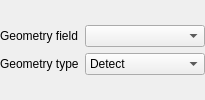
              <widget class="QWidget" name="swpGeomWKT">
               <property name="sizePolicy">
                <sizepolicy hsizetype="Preferred" vsizetype="Preferred">
                 <horstretch>0</horstretch>
                 <verstretch>0</verstretch>
                </sizepolicy>
               </property>
               <layout class="QVBoxLayout" name="verticalLayout_6">
                <property name="leftMargin">
                 <number>0</number>
                </property>
                <property name="topMargin">
                 <number>0</number>
                </property>
                <property name="rightMargin">
                 <number>0</number>
                </property>
                <property name="bottomMargin">
                 <number>0</number>
                </property>
                <item>
                 <layout class="QGridLayout" name="gridLayout_2">
                  <item row="1" column="0">
                   <widget class="QLabel" name="label">
                    <property name="enabled">
                     <bool>true</bool>
                    </property>
                    <property name="sizePolicy">
                     <sizepolicy hsizetype="Preferred" vsizetype="Fixed">
                      <horstretch>0</horstretch>
                      <verstretch>0</verstretch>
                     </sizepolicy>
                    </property>
                    <property name="text">
                     <string>Geometry type</string>
                    </property>
                   </widget>
                  </item>
                  <item row="1" column="1">
                   <widget class="QComboBox" name="cmbGeometryType">
                    <property name="enabled">
                     <bool>true</bool>
                    </property>
                    <property name="currentIndex">
                     <number>0</number>
                    </property>
                    <item>
                     <property name="text">
                      <string>Detect</string>
                     </property>
                    </item>
                    <item>
                     <property name="text">
                      <string>Point</string>
                     </property>
                    </item>
                    <item>
                     <property name="text">
                      <string>Line</string>
                     </property>
                    </item>
                    <item>
                     <property name="text">
                      <string>Polygon</string>
                     </property>
                    </item>
                   </widget>
                  </item>
                  <item row="0" column="0">
                   <widget class="QLabel" name="label_5">
                    <property name="sizePolicy">
                     <sizepolicy hsizetype="Preferred" vsizetype="Fixed">
                      <horstretch>0</horstretch>
                      <verstretch>0</verstretch>
                     </sizepolicy>
                    </property>
                    <property name="text">
                     <string>Geometry field</string>
                    </property>
                   </widget>
                  </item>
                  <item row="0" column="1">
                   <widget class="QComboBox" name="cmbWktField">
                    <property name="enabled">
                     <bool>true</bool>
                    </property>
                    <property name="sizePolicy">
                     <sizepolicy hsizetype="Expanding" vsizetype="Fixed">
                      <horstretch>0</horstretch>
                      <verstretch>0</verstretch>
                     </sizepolicy>
                    </property>
                    <property name="minimumSize">
                     <size>
                      <width>120</width>
                      <height>0</height>
                     </size>
                    </property>
                    <property name="toolTip">
                     <string>Name of the field containing well known text value</string>
                    </property>
                    <property name="statusTip">
                     <string>Name of the field containing well known text value</string>
                    </property>
                    <property name="editable">
                     <bool>false</bool>
                    </property>
                   </widget>
                  </item>
                 </layout>
                </item>
               </layout>
              </widget>
